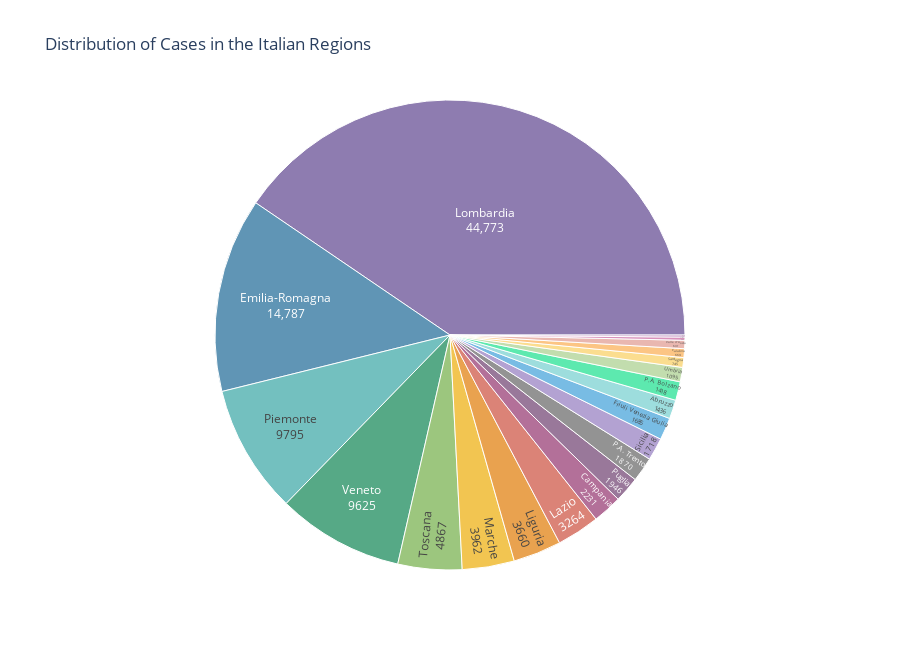

Notebook cell for this chart:
### Markdown cell above
### Distribution of Cases in the Italian Regions - Pie Chart

### Code cell
fig = px.sunburst(df_reg_latest.sort_values(by='totale_casi', ascending=False).reset_index(drop=True), 
                 path=["denominazione_regione"], values="totale_casi", height=650,
                 title='Distribution of Cases in the Italian Regions',
                 color_discrete_sequence = px.colors.qualitative.Prism)
fig.data[0].textinfo = 'label+text+value'

# distribution-of-cases-italian-regions-covid-19
fig.show()

### Figure 1 — Plotly figure (JSON) as saved in the notebook; plotly's stock layout.template omitted (floating-point values rounded to 4 significant figures)
{"data": [{"branchvalues": "total", "domain": {"x": [0, 1], "y": [0, 1]}, "hovertemplate": "labels=%{label}<br>totale_casi=%{value}<br>parent=%{parent}<br>id=%{id}<extra></extra>", "ids": ["Abruzzo", "Basilicata", "Calabria", "Campania", "Emilia-Romagna", "Friuli Venezia Giulia", "Lazio", "Liguria", "Lombardia", "Marche", "Molise", "P.A. Bolzano", "P.A. Trento", "Piemonte", "Puglia", "Sardegna", "Sicilia", "Toscana", "Umbria", "Valle d'Aosta", "Veneto"], "labels": ["Abruzzo", "Basilicata", "Calabria", "Campania", "Emilia-Romagna", "Friuli Venezia Giulia", "Lazio", "Liguria", "Lombardia", "Marche", "Molise", "P.A. Bolzano", "P.A. Trento", "Piemonte", "Puglia", "Sardegna", "Sicilia", "Toscana", "Umbria", "Valle d'Aosta", "Veneto"], "name": "", "parents": ["", "", "", "", "", "", "", "", "", "", "", "", "", "", "", "", "", "", "", "", ""], "textinfo": "label+text+value", "type": "sunburst", "values": [1436, 237, 669, 2231, 14787, 1685, 3264, 3660, 44773, 3962, 160, 1418, 1870, 9795, 1946, 745, 1718, 4867, 1095, 631, 9625]}], "layout": {"height": 650, "legend": {"tracegroupgap": 0}, "sunburstcolorway": ["rgb(95, 70, 144)", "rgb(29, 105, 150)", "rgb(56, 166, 165)", "rgb(15, 133, 84)", "rgb(115, 175, 72)", "rgb(237, 173, 8)", "rgb(225, 124, 5)", "rgb(204, 80, 62)", "rgb(148, 52, 110)", "rgb(111, 64, 112)", "rgb(102, 102, 102)"], "title": {"text": "Distribution of Cases in the Italian Regions"}}}
